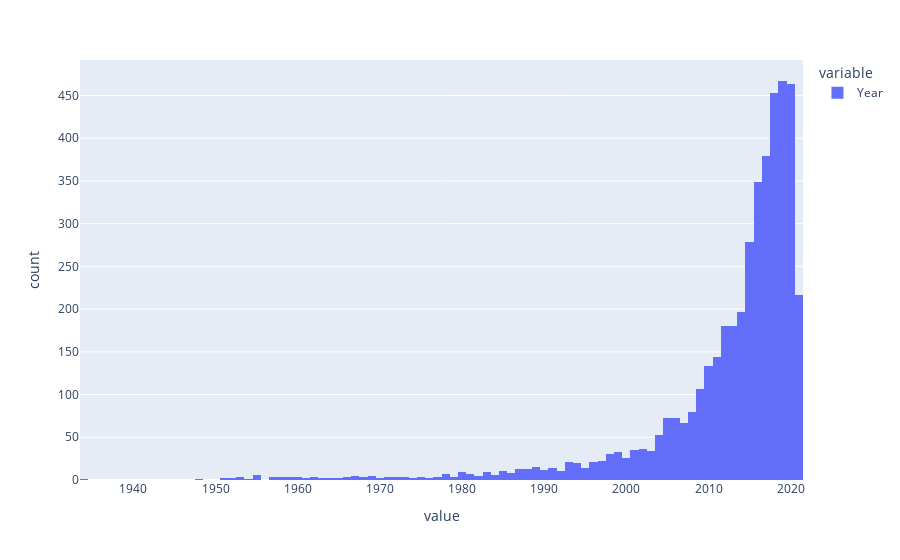

Here is the notebook cell this chart was saved with:
### Markdown cell above
## Analysis of Nuerical Data

### Code cell
px.histogram(df1['Year'])

### Figure 1 — Plotly figure (JSON) as saved in the notebook; plotly's stock layout.template omitted (floating-point values rounded to 4 significant figures; data arrays with more than 128 entries replaced by an {"elided": "..."} marker saying what was removed)
{"data": [{"alignmentgroup": "True", "bingroup": "x", "hovertemplate": "variable=Year<br>value=%{x}<br>count=%{y}<extra></extra>", "legendgroup": "Year", "marker": {"color": "#636efa", "pattern": {"shape": ""}}, "name": "Year", "offsetgroup": "Year", "orientation": "v", "showlegend": true, "type": "histogram", "x": {"elided": "4406 int values"}, "xaxis": "x", "yaxis": "y"}], "layout": {"barmode": "relative", "legend": {"title": {"text": "variable"}, "tracegroupgap": 0}, "margin": {"t": 60}, "xaxis": {"anchor": "y", "domain": [0, 1], "title": {"text": "value"}}, "yaxis": {"anchor": "x", "domain": [0, 1], "title": {"text": "count"}}}}
